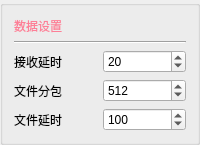
               <widget class="QGroupBox" name="dataSetGroupBox">
                <property name="font">
                 <font/>
                </property>
                <layout class="QGridLayout" name="gridLayout_5">
                 <item row="0" column="0">
                  <widget class="QLabel" name="label_9">
                   <property name="maximumSize">
                    <size>
                     <width>16777215</width>
                     <height>30</height>
                    </size>
                   </property>
                   <property name="font">
                    <font>
                     <pointsize>9</pointsize>
                     <italic>false</italic>
                     <bold>false</bold>
                    </font>
                   </property>
                   <property name="mouseTracking">
                    <bool>false</bool>
                   </property>
                   <property name="tabletTracking">
                    <bool>false</bool>
                   </property>
                   <property name="styleSheet">
                    <string notr="true">font: 9pt &quot;Microsoft YaHei UI&quot;;
color:rgb(253, 127, 151);</string>
                   </property>
                   <property name="text">
                    <string>数据设置</string>
                   </property>
                  </widget>
                 </item>
                 <item row="1" column="0">
                  <widget class="Line" name="line_7">
                   <property name="maximumSize">
                    <size>
                     <width>16777215</width>
                     <height>5</height>
                    </size>
                   </property>
                   <property name="font">
                    <font/>
                   </property>
                   <property name="mouseTracking">
                    <bool>false</bool>
                   </property>
                   <property name="tabletTracking">
                    <bool>false</bool>
                   </property>
                   <property name="orientation">
                    <enum>Qt::Horizontal</enum>
                   </property>
                  </widget>
                 </item>
                 <item row="2" column="0">
                  <layout class="QHBoxLayout" name="horizontalLayout_9">
                   <item>
                    <widget class="QLabel" name="timerLabel">
                     <property name="font">
                      <font/>
                     </property>
                     <property name="mouseTracking">
                      <bool>false</bool>
                     </property>
                     <property name="tabletTracking">
                      <bool>false</bool>
                     </property>
                     <property name="text">
                      <string>接收延时</string>
                     </property>
                    </widget>
                   </item>
                   <item>
                    <widget class="QSpinBox" name="timerSpinBox">
                     <property name="font">
                      <font/>
                     </property>
                     <property name="mouseTracking">
                      <bool>false</bool>
                     </property>
                     <property name="tabletTracking">
                      <bool>false</bool>
                     </property>
                     <property name="minimum">
                      <number>0</number>
                     </property>
                     <property name="maximum">
                      <number>2000</number>
                     </property>
                     <property name="singleStep">
                      <number>10</number>
                     </property>
                     <property name="value">
                      <number>20</number>
                     </property>
                    </widget>
                   </item>
                  </layout>
                 </item>
                 <item row="3" column="0">
                  <layout class="QHBoxLayout" name="horizontalLayout_11">
                   <item>
                    <widget class="QLabel" name="timerLabel_3">
                     <property name="font">
                      <font/>
                     </property>
                     <property name="mouseTracking">
                      <bool>false</bool>
                     </property>
                     <property name="tabletTracking">
                      <bool>false</bool>
                     </property>
                     <property name="text">
                      <string>文件分包</string>
                     </property>
                    </widget>
                   </item>
                   <item>
                    <widget class="QSpinBox" name="fileSizeSpinBox">
                     <property name="font">
                      <font/>
                     </property>
                     <property name="mouseTracking">
                      <bool>false</bool>
                     </property>
                     <property name="tabletTracking">
                      <bool>false</bool>
                     </property>
                     <property name="whatsThis">
                      <string>&lt;html&gt;&lt;head/&gt;&lt;body&gt;&lt;p&gt;每包文件大小&lt;/p&gt;&lt;/body&gt;&lt;/html&gt;</string>
                     </property>
                     <property name="minimum">
                      <number>0</number>
                     </property>
                     <property name="maximum">
                      <number>100000000</number>
                     </property>
                     <property name="singleStep">
                      <number>10</number>
                     </property>
                     <property name="value">
                      <number>512</number>
                     </property>
                    </widget>
                   </item>
                  </layout>
                 </item>
                 <item row="4" column="0">
                  <layout class="QHBoxLayout" name="horizontalLayout_10">
                   <item>
                    <widget class="QLabel" name="timerLabel_2">
                     <property name="font">
                      <font/>
                     </property>
                     <property name="mouseTracking">
                      <bool>false</bool>
                     </property>
                     <property name="tabletTracking">
                      <bool>false</bool>
                     </property>
                     <property name="text">
                      <string>文件延时</string>
                     </property>
                    </widget>
                   </item>
                   <item>
                    <widget class="QSpinBox" name="fileTimerSpinBox">
                     <property name="font">
                      <font/>
                     </property>
                     <property name="mouseTracking">
                      <bool>false</bool>
                     </property>
                     <property name="tabletTracking">
                      <bool>false</bool>
                     </property>
                     <property name="whatsThis">
                      <string>&lt;html&gt;&lt;head/&gt;&lt;body&gt;&lt;p&gt;发送文件时，每包数据之间延时ms&lt;/p&gt;&lt;/body&gt;&lt;/html&gt;</string>
                     </property>
                     <property name="minimum">
                      <number>0</number>
                     </property>
                     <property name="maximum">
                      <number>20000000</number>
                     </property>
                     <property name="singleStep">
                      <number>100</number>
                     </property>
                     <property name="value">
                      <number>100</number>
                     </property>
                    </widget>
                   </item>
                  </layout>
                 </item>
                </layout>
               </widget>
